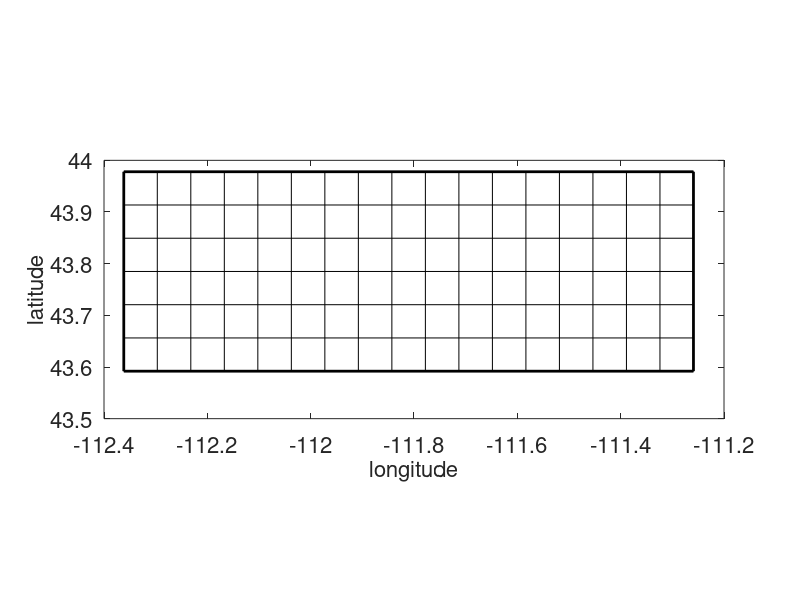

Reproduce this figure in MATLAB.
clf


ax = -112.36171859;
bx = -111.25911794;
ay = 43.59190493;
by = 43.97790751;

% Aspect ratio : 2.85645927 (actual) vs. 2.8421052631578947 (approx)
mi = 17;
mj = 6;

plot([ax bx bx ax ax],[ay ay by by ay],'k','linewidth',2);
hold on;
daspect([1 1 1]);

xe = linspace(ax,bx,mi+1);
ye = linspace(ay,by,mj+1);


for i = 1:(mi+1)
    plot([xe(i) xe(i)],[ay by],'k');
end

for j = 1:(mj+1)
    plot([ax,bx],[ye(j) ye(j)],'k');
end

set(gca,'fontsize',16);
xlabel('longitude','fontsize',16);
ylabel('latitude','fontsize',16);

% GeoClaw finegrid resolution : 
R = [1,2,4,4,4];
r = 1;
mx = 54;
dx = (bx-ax)/mx;
fprintf('%7s %16s\n','level','Res.');
fprintf('%s\n',char(double('-')*ones(1,24)));
for i = 1:length(R)    
    dx = dx/R(i);
    fprintf('%7d %16.4e\n',i,dx);
end
fprintf('%s\n',char(double('-')*ones(1,24)));
fprintf('\n');

% ForestClaw
minlevel = 0;
maxlevel = 6;
mx = mi*8*2^minlevel;
my = mj*8*2^minlevel;
dx = (bx-ax)/mx;
dy = (by-ay)/my;
fprintf('%7s %16s %16s\n','level','dx','dy');
fprintf('%s\n',char(double('-')*ones(1,41)));
for l = minlevel:maxlevel
    fprintf('%7d %16.4e %16.4e\n',l,dx,dy);
    dx = dx/2;
    dy = dy/2;
end
fprintf('%s\n',char(double('-')*ones(1,41)));

shg
